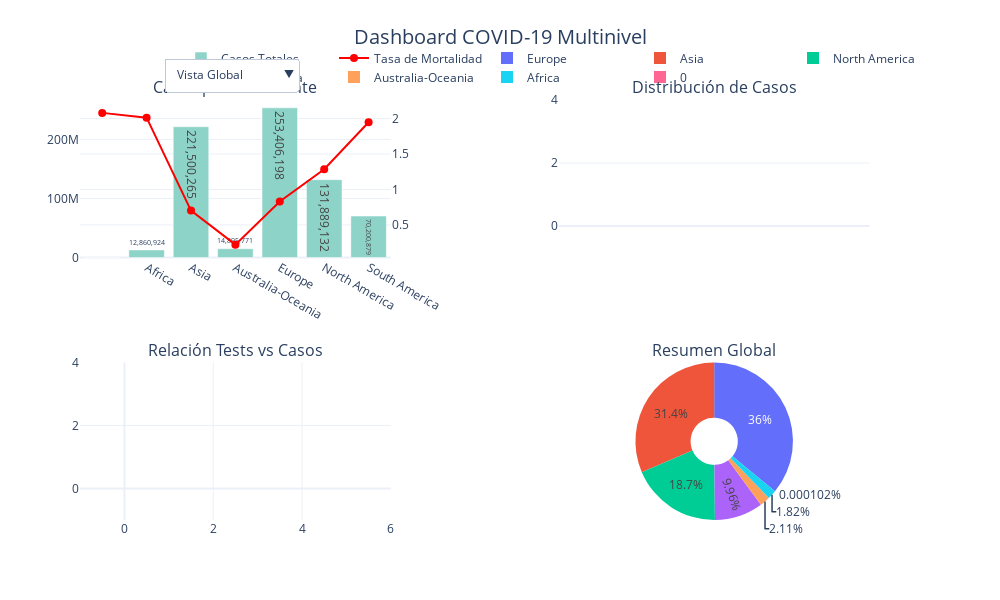

The code cell stored with this chart in its notebook:
### Markdown cell above
# Dashboard COVID-19 Multinivel: Análisis Técnico y Funcional

## 1. Estructura del Dashboard
### Diseño de Cuatro Paneles
- **Panel Superior Izquierdo**: Casos Globales por Continente
  - Gráfico de barras interactivo
  - Valores totales y porcentajes
  - Etiquetas de datos integradas

- **Panel Superior Derecho**: Distribución de Casos
  - Box plots por continente
  - Identificación de outliers
  - Métricas estadísticas detalladas

- **Panel Inferior Izquierdo**: Relación Tests-Casos
  - Gráfico de dispersión
  - Escala de color para muertes/millón
  - Tooltips detallados por país

- **Panel Inferior Derecho**: Indicadores Clave
  - Métricas globales
  - Comparativas dinámicas
  - Deltas y tendencias

## 2. Características Técnicas Avanzadas
### Visualización
- Dimensiones: 1400x1000 pixels
- Template: Plotly White
- Paleta de colores: Set3 cualitativa
- Leyenda horizontal superior

### Interactividad
- Menú desplegable de vistas
- Hover detallado multinivel
- Zoom y pan habilitados
- Filtros dinámicos

## 3. Métricas y Análisis
### Datos Principales
- Casos totales
- Muertes confirmadas
- Casos recuperados
- Casos activos
- Casos críticos

### Métricas Derivadas
- Tasas de mortalidad
- Proporción de tests
- Distribución geográfica
- Indicadores per cápita

## 4. Funcionalidades Analíticas
### Comparativas
- Entre continentes
- Entre países
- Por población
- Por capacidad de testeo

### Tendencias
- Patrones continentales
- Correlaciones test-casos
- Outliers significativos
- Distribuciones estadísticas

## 5. Aplicaciones Prácticas
### Gestión Sanitaria
- Monitoreo de situación
- Identificación de hotspots
- Planificación de recursos
- Evaluación de medidas

### Investigación
- Análisis comparativo
- Estudios epidemiológicos
- Modelado predictivo
- Evaluación de impacto

## 6. Valor Agregado
- Visualización multidimensional
- Análisis integrado de datos
- Insights accionables
- Soporte para toma de decisiones

### Code cell
def crear_dashboard_multinivel():
    # Create subplots with secondary y-axes
    fig = make_subplots(rows=2, cols=2,
                       specs=[[{"secondary_y": True}, {"secondary_y": True}],
                             [{"secondary_y": True}, {"type": "domain"}]],
                       subplot_titles=("Casos por Continente", "Distribución de Casos",
                                     "Relación Tests vs Casos", "Resumen Global"))

    # Color schemes
    colors = px.colors.qualitative.Set3

    # Global View - Enhanced Bar Chart with Death Rate Line
    casos_globales = df.groupby('continent').agg({
        'cases': 'sum',
        'deaths': 'sum',
        'recovered': 'sum',
        'population': 'sum'
    }).reset_index()

    casos_globales['death_rate'] = casos_globales['deaths'] / casos_globales['cases'] * 100

    # Add bar chart for cases
    fig.add_trace(
        go.Bar(
            name='Casos Totales',
            x=casos_globales['continent'],
            y=casos_globales['cases'],
            marker_color=colors[0],
            text=casos_globales['cases'].apply(lambda x: f'{x:,.0f}'),
            textposition='auto',
            hovertemplate="<b>%{x}</b><br>" +
                         "Casos: %{y:,.0f}<br>" +
                         "<extra></extra>",
            visible=True
        ),
        row=1, col=1
    )

    # Add line for death rate
    fig.add_trace(
        go.Scatter(
            name='Tasa de Mortalidad',
            x=casos_globales['continent'],
            y=casos_globales['death_rate'],
            mode='lines+markers',
            line=dict(color='red', width=2),
            marker=dict(size=8),
            visible=True
        ),
        row=1, col=1,
        secondary_y=True
    )

    # Continental View - Enhanced Box Plots
    for idx, continente in enumerate(df['continent'].unique()):
        datos_cont = df[df['continent'] == continente]
        fig.add_trace(
            go.Box(
                name=continente,
                y=datos_cont['casesPerOneMillion'],
                marker_color=colors[idx],
                boxpoints='outliers',
                notched=True,
                visible=False,
                showlegend=False
            ),
            row=1, col=2
        )

    # Countries View - Enhanced Scatter Plot
    fig.add_trace(
        go.Scatter(
            name='Países',
            x=df['testsPerOneMillion'],
            y=df['casesPerOneMillion'],
            mode='markers',
            marker=dict(
                size=10,
                color=df['deathsPerOneMillion'],
                colorscale='Viridis',
                showscale=True,
                colorbar=dict(title='Muertes por Millón')
            ),
            text=df['country'],
            hovertemplate="<b>%{text}</b><br>" +
                         "Tests/Millón: %{x:,.0f}<br>" +
                         "Casos/Millón: %{y:,.0f}<br>" +
                         "<extra></extra>",
            visible=False
        ),
        row=2, col=1
    )

    # Add pie chart for global distribution
    fig.add_trace(
        go.Pie(
            labels=casos_globales['continent'],
            values=casos_globales['cases'],
            name="Distribución Global",
            hole=.3,
            visible=True
        ),
        row=2, col=2
    )

    # Update layout with improved styling
    fig.update_layout(
        title={
            'text': 'Dashboard COVID-19 Multinivel',
            'y':0.95,
            'x':0.5,
            'xanchor': 'center',
            'yanchor': 'top',
            'font': dict(size=20)
        },
        height=600,
        width=1000,
        template='plotly_white',
        showlegend=True,
        legend=dict(
            orientation="h",
            yanchor="bottom",
            y=1.02,
            xanchor="right",
            x=1
        ),
        updatemenus=[{
            'buttons': [
                {'method': 'update',
                 'label': 'Vista Global',
                 'args': [{'visible': [True, True, True]}]},
                {'method': 'update',
                 'label': 'Vista Continental',
                 'args': [{'visible': [False, False] + [True]*len(df['continent'].unique()) + [False, False]}]},
                {'method': 'update',
                 'label': 'Vista Países',
                 'args': [{'visible': [False, False] + [False]*len(df['continent'].unique()) + [True, True]}]}
            ],
            'direction': 'down',
            'showactive': True,
            'x': 0.1,
            'xanchor': 'left',
            'y': 1.1,
            'yanchor': 'top',
            'bgcolor': 'white'
        }],
        hoverlabel=dict(
            bgcolor="white",
            font_size=12,
            font_family="Arial"
        )
    )

    return fig

# Generate and display dashboard
dashboard = crear_dashboard_multinivel()
dashboard.show()

### Figure 1 — Plotly figure (JSON) as saved in the notebook; plotly's stock layout.template omitted (floating-point values rounded to 4 significant figures; data arrays with more than 128 entries replaced by an {"elided": "..."} marker saying what was removed)
{"data": [{"hovertemplate": "<b>%{x}</b><br>Casos: %{y:,.0f}<br><extra></extra>", "marker": {"color": "rgb(141,211,199)"}, "name": "Casos Totales", "text": ["721", "12,860,924", "221,500,265", "14,895,771", "253,406,198", "131,889,132", "70,200,879"], "textposition": "auto", "type": "bar", "visible": true, "x": ["", "Africa", "Asia", "Australia-Oceania", "Europe", "North America", "South America"], "xaxis": "x", "y": [721, 12860924, 221500265, 14895771, 253406198, 131889132, 70200879], "yaxis": "y"}, {"line": {"color": "red", "width": 2}, "marker": {"size": 8}, "mode": "lines+markers", "name": "Tasa de Mortalidad", "type": "scatter", "visible": true, "x": ["", "Africa", "Asia", "Australia-Oceania", "Europe", "North America", "South America"], "xaxis": "x", "y": [2.08, 2.013, 0.7014, 0.2216, 0.8294, 1.286, 1.948], "yaxis": "y2"}, {"boxpoints": "outliers", "marker": {"color": "rgb(141,211,199)"}, "name": "Asia", "notched": true, "showlegend": false, "type": "box", "visible": false, "xaxis": "x2", "y": [5746, 152031, 81089, 408944, 12207, 79571, 771655, 8102, 347, 556741, 469082, 386309, 32016, 24466, 88665, 58474, 519169, 269169, 169597, 73514, 152308, 30750, 29270, 186068, 41458, 159079, 345100, 299429, 11622, 183636, 33199, 75028, 6893, 116173, 36800, 172664, 673523, 23475, 505785, 31181, 2982, 428720, 1786, 68069, 17131, 201399, 105837, 7378, 117481, 383], "yaxis": "y3"}, {"boxpoints": "outliers", "marker": {"color": "rgb(255,255,179)"}, "name": "Europe", "notched": true, "showlegend": false, "type": "box", "visible": false, "xaxis": "x2", "y": [116825, 619844, 670727, 105381, 416659, 124215, 195753, 576421, 322650, 443246, 545636, 475123, 703959, 272930, 612013, 462891, 609720, 591412, 36295, 232164, 607731, 345521, 443335, 443445, 531418, 562013, 525154, 609044, 168436, 273448, 158265, 431868, 472238, 501747, 273930, 176524, 556484, 185470, 165454, 768226, 302213, 343872, 652803, 297840, 269511, 507549, 363666, 128681], "yaxis": "y3"}, {"boxpoints": "outliers", "marker": {"color": "rgb(190,186,218)"}, "name": "Africa", "notched": true, "showlegend": false, "type": "box", "visible": false, "xaxis": "x2", "y": [5998, 3064, 2193, 135443, 1001, 4334, 113580, 4492, 3078, 442, 10038, 4377, 3186, 1043, 15441, 4861, 11512, 2782, 4148, 21038, 4935, 5306, 2782, 4659, 6122, 16610, 1525, 72048, 2347, 4437, 1544, 13025, 33752, 146815, 33860, 7064, 65451, 381, 1233, 9817, 544672, 354211, 29770, 5044, 515157, 937, 1623, 67095, 1620, 1391, 63462, 683, 4559, 95741, 3554, 16, 17940, 17373], "yaxis": "y3"}, {"boxpoints": "outliers", "marker": {"color": "rgb(251,128,114)"}, "name": "North America", "notched": true, "showlegend": false, "type": "box", "visible": false, "xaxis": "x2", "y": [256336, 91509, 410969, 95087, 383921, 173243, 304493, 241600, 128843, 438398, 467797, 239058, 98645, 277812, 221691, 61131, 30816, 210117, 173545, 508349, 69484, 2968, 46432, 52551, 615777, 58549, 282578, 2728, 238341, 122645, 163225, 310194, 599410, 86723, 251353, 553746, 136143, 169900, 333985], "yaxis": "y3"}, {"boxpoints": "outliers", "marker": {"color": "rgb(128,177,211)"}, "name": "South America", "notched": true, "showlegend": false, "type": "box", "visible": false, "xaxis": "x2", "y": [220143, 101073, 179908, 279730, 124244, 59083, 545352, 312065, 93366, 114648, 135751, 138378, 297799, 18885], "yaxis": "y3"}, {"boxpoints": "outliers", "marker": {"color": "rgb(253,180,98)"}, "name": "Australia-Oceania", "notched": true, "showlegend": false, "type": "box", "visible": false, "xaxis": "x2", "y": [454687, 409937, 75997, 278902, 41201, 268711, 225953, 494635, 275214, 535117, 652898, 344979, 5043, 84089, 35989, 58055, 157310, 243909, 37346, 323256], "yaxis": "y3"}, {"boxpoints": "outliers", "marker": {"color": "rgb(179,222,105)"}, "name": "", "notched": true, "showlegend": false, "type": "box", "visible": false, "xaxis": "x2", "y": [0, 0], "yaxis": "y3"}, {"hovertemplate": "<b>%{text}</b><br>Tests/Millón: %{x:,.0f}<br>Casos/Millón: %{y:,.0f}<br><extra></extra>", "marker": {"color": {"elided": "231 int values"}, "colorbar": {"title": {"text": "Muertes por Millón"}}, "colorscale": [[0, "#440154"], [0.1111, "#482878"], [0.2222, "#3e4989"], [0.3333, "#31688e"], [0.4444, "#26828e"], [0.5556, "#1f9e89"], [0.6667, "#35b779"], [0.7778, "#6ece58"], [0.8889, "#b5de2b"], [1, "#fde725"]], "showscale": true, "size": 10}, "mode": "markers", "name": "Países", "text": {"elided": "231 str values"}, "type": "scatter", "visible": false, "x": {"elided": "231 int values"}, "xaxis": "x3", "y": {"elided": "231 int values"}, "yaxis": "y5"}, {"domain": {"x": [0.57, 0.94], "y": [0, 0.375]}, "hole": 0.3, "labels": ["", "Africa", "Asia", "Australia-Oceania", "Europe", "North America", "South America"], "name": "Distribución Global", "type": "pie", "values": [721, 12860924, 221500265, 14895771, 253406198, 131889132, 70200879], "visible": true}], "layout": {"annotations": [{"font": {"size": 16}, "showarrow": false, "text": "Casos por Continente", "x": 0.185, "xanchor": "center", "xref": "paper", "y": 1, "yanchor": "bottom", "yref": "paper"}, {"font": {"size": 16}, "showarrow": false, "text": "Distribución de Casos", "x": 0.755, "xanchor": "center", "xref": "paper", "y": 1, "yanchor": "bottom", "yref": "paper"}, {"font": {"size": 16}, "showarrow": false, "text": "Relación Tests vs Casos", "x": 0.185, "xanchor": "center", "xref": "paper", "y": 0.375, "yanchor": "bottom", "yref": "paper"}, {"font": {"size": 16}, "showarrow": false, "text": "Resumen Global", "x": 0.755, "xanchor": "center", "xref": "paper", "y": 0.375, "yanchor": "bottom", "yref": "paper"}], "height": 600, "hoverlabel": {"bgcolor": "white", "font": {"family": "Arial", "size": 12}}, "legend": {"orientation": "h", "x": 1, "xanchor": "right", "y": 1.02, "yanchor": "bottom"}, "showlegend": true, "title": {"font": {"size": 20}, "text": "Dashboard COVID-19 Multinivel", "x": 0.5, "xanchor": "center", "y": 0.95, "yanchor": "top"}, "updatemenus": [{"bgcolor": "white", "buttons": [{"args": [{"visible": [true, true, true]}], "label": "Vista Global", "method": "update"}, {"args": [{"visible": [false, false, true, true, true, true, true, true, true, false, false]}], "label": "Vista Continental", "method": "update"}, {"args": [{"visible": [false, false, false, false, false, false, false, false, false, true, true]}], "label": "Vista Países", "method": "update"}], "direction": "down", "showactive": true, "x": 0.1, "xanchor": "left", "y": 1.1, "yanchor": "top"}], "width": 1000, "xaxis": {"anchor": "y", "domain": [0, 0.37]}, "xaxis2": {"anchor": "y3", "domain": [0.57, 0.94]}, "xaxis3": {"anchor": "y5", "domain": [0, 0.37]}, "yaxis": {"anchor": "x", "domain": [0.625, 1]}, "yaxis2": {"anchor": "x", "overlaying": "y", "side": "right"}, "yaxis3": {"anchor": "x2", "domain": [0.625, 1]}, "yaxis4": {"anchor": "x2", "overlaying": "y3", "side": "right"}, "yaxis5": {"anchor": "x3", "domain": [0, 0.375]}, "yaxis6": {"anchor": "x3", "overlaying": "y5", "side": "right"}}}
